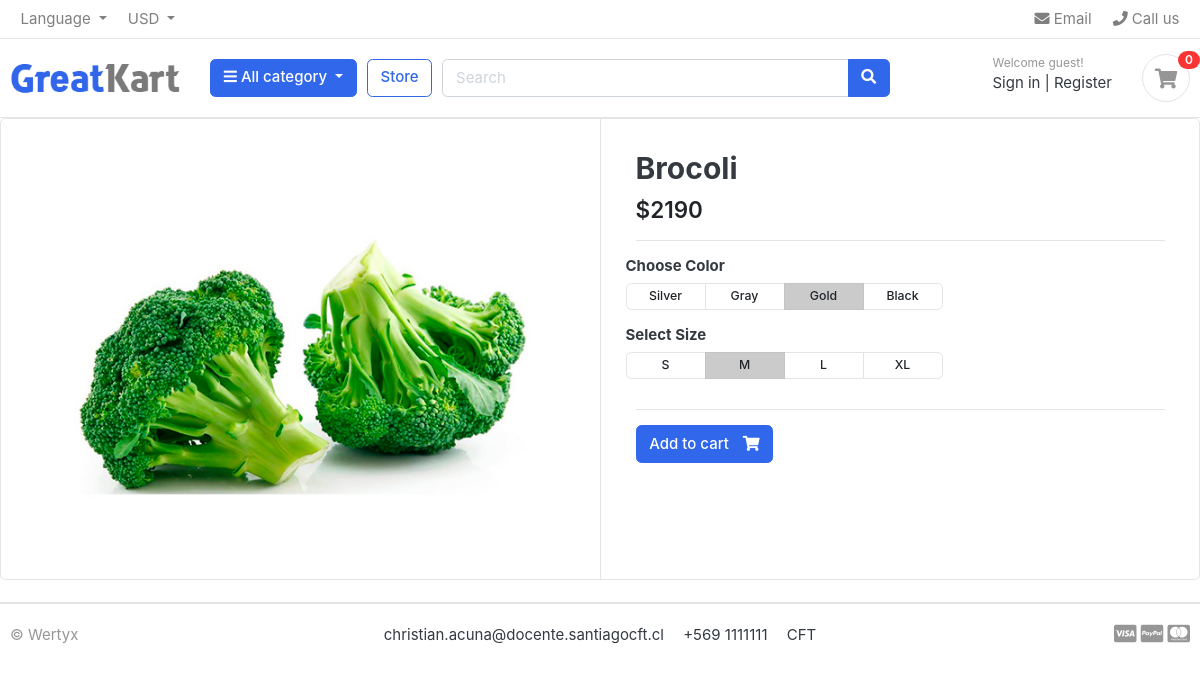
Screenshot of /store/vegetables/brocoli/ with the database file from the repository.
### store/models.py (models this page shows, shortened)
class Product(models.Model):
    product_name = models.CharField(max_length=200, unique=True)
    slug = models.CharField(max_length=200, unique=True)
    description = models.TextField(max_length=1000, blank=True)
    price = models.IntegerField()
    images = models.ImageField(upload_to='photos/products')
    stock = models.PositiveIntegerField()
    is_available = models.BooleanField(default=True)
    category = models.ForeignKey(Category, on_delete=models.CASCADE)
    created_date = models.DateTimeField(auto_now_add=True)
    modified_date = models.DateTimeField(auto_now=True)

### store/views.py (the view)
# urls.py: path('<slug:category_slug>/<slug:product_slug>/', views.product_detail, name="product_detail"),
def product_detail(request, category_slug, product_slug):
    product = Product.objects.get(category__slug=category_slug, slug=product_slug)
    return render(request, "product_detail.html", context={"product": product})

### carts/context_processors.py (called while the page is built)
def counter_items(request):
    cart_count = 0
    try:
        cart = Cart.objects.get(cart_id=cart_id(request))
        cart_items = CartItem.objects.all().filter(cart=cart)
        for cart_item in cart_items:
            cart_count += cart_item.quantity
    except Cart.DoesNotExist:
        cart_count = 0
    return {"cart_count": cart_count}

### carts/views.py (called while the page is built)
def cart_id(request):
    cart = request.session.session_key
    print("cart", cart)
    if cart is None:
        cart = request.session.create()
    return cart

### category/context_processors.py (called while the page is built)
def global_category(request):
    menu_links = Category.objects.all()
    return dict(menu_links=menu_links)

### templates/product_detail.html (shortened to what this page needs)
{% extends 'base.html' %}
{% block content %}
<div class="card">
	<div class="row no-gutters">
		<aside class="col-md-6">
<article class="gallery-wrap">
	<div class="img-big-wrap">
	   <a href="#"><img src="{{ product.images.url }}"></a>
	</div>
</article>
		</aside>
		<main class="col-md-6 border-left">
<article class="content-body">
<h2 class="title">{{ product.product_name }}</h2>
<div class="mb-3">
	<var class="price h4">${{ product.price }}</var>
</div>
<hr>
	<div class="row">
		<div class="item-option-select">
			<h6>Choose Color</h6>
			<div class="btn-group btn-group-sm btn-group-toggle" data-toggle="buttons">
			  <label class="btn btn-light">
			    <input type="radio" name="radio_color"> Silver
			  </label>
			  <label class="btn btn-light">
			    <input type="radio" name="radio_color" > Gray
			  </label>
			  <label class="btn btn-light active">
			    <input type="radio" name="radio_color checked"> Gold
			  </label>
			  <label class="btn btn-light">
			    <input type="radio" name="radio_color"> Black
			  </label>
			</div>
		</div>
	</div>
	<div class="row">
		<div class="item-option-select">
			<h6>Select Size</h6>
			<div class="btn-group btn-group-sm btn-group-toggle" data-toggle="buttons">
			  <label class="btn btn-light">
			    <input type="radio" name="radio_color"> S
			  </label>
			  <label class="btn btn-light active">
			    <input type="radio" name="radio_color" checked> M
			  </label>
			  <label class="btn btn-light">
			    <input type="radio" name="radio_color"> L
			  </label>
			  <label class="btn btn-light">
			    <input type="radio" name="radio_color"> XL
			  </label>
			</div>
		</div>
	</div>
	<hr>
	{% if product.stock %}
		<a href="{% url 'add_cart' product.id %}" class="btn  btn-primary"> <span class="text">Add to cart</span> <i class="fas fa-shopping-cart"></i>  </a>
	{% else %}
		<h2 class="title">Sin stock</h2>
	{% endif %}
</article>
		</main>
	</div>
</div>
<br>
{% endblock content %}

### ecommerce/static/css/ui.css (style rules this page uses)
html { font-family: "Inter", sans-serif; font-size: 15px; }
.content-body { flex: 1 1 auto; padding: 2rem 2.3rem; }
var { font-style: normal; }
article:after, .form-group:after { display: block; clear: both; content: ""; }
.btn-light { background-color: #fff; border-color: #e4e4e4; }
.btn .text + i { margin-left: 10px; }
.price { font-weight: 600; color: #212529; }
.gallery-wrap .img-big-wrap { margin-bottom: 10px; border-radius: 0.37rem; overflow: hidden; background-color: #fff; }
.gallery-wrap .img-big-wrap a { text-align: center; display: block; }
.gallery-wrap .img-big-wrap img { height: 450px; width: auto; display: inline-block; }
.item-option-select { margin-bottom: 1rem; display: inline-block; margin-right: 15px; }
.item-option-select .btn { min-width: 80px; }

### rows the page displays
Product: images (picture), product_name "Brocoli", price "2190"

### other values shown
{{ cart_count }} "0"
